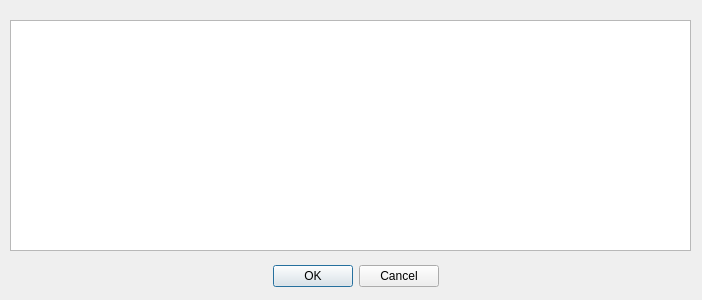
<?xml version="1.0" encoding="UTF-8"?>
<ui version="4.0">
 <class>CDlgOpenSession</class>
 <widget class="QDialog" name="CDlgOpenSession">
  <property name="geometry">
   <rect>
    <x>0</x>
    <y>0</y>
    <width>702</width>
    <height>300</height>
   </rect>
  </property>
  <property name="windowTitle">
   <string>Dialog</string>
  </property>
  <widget class="QDialogButtonBox" name="buttonBox">
   <property name="geometry">
    <rect>
     <x>10</x>
     <y>260</y>
     <width>691</width>
     <height>32</height>
    </rect>
   </property>
   <property name="orientation">
    <enum>Qt::Horizontal</enum>
   </property>
   <property name="standardButtons">
    <set>QDialogButtonBox::Cancel|QDialogButtonBox::Ok</set>
   </property>
   <property name="centerButtons">
    <bool>true</bool>
   </property>
  </widget>
  <widget class="QTreeView" name="treeView">
   <property name="geometry">
    <rect>
     <x>10</x>
     <y>20</y>
     <width>681</width>
     <height>231</height>
    </rect>
   </property>
  </widget>
 </widget>
 <resources/>
 <connections>
  <connection>
   <sender>buttonBox</sender>
   <signal>accepted()</signal>
   <receiver>CDlgOpenSession</receiver>
   <slot>accept()</slot>
   <hints>
    <hint type="sourcelabel">
     <x>248</x>
     <y>254</y>
    </hint>
    <hint type="destinationlabel">
     <x>157</x>
     <y>274</y>
    </hint>
   </hints>
  </connection>
  <connection>
   <sender>buttonBox</sender>
   <signal>rejected()</signal>
   <receiver>CDlgOpenSession</receiver>
   <slot>reject()</slot>
   <hints>
    <hint type="sourcelabel">
     <x>316</x>
     <y>260</y>
    </hint>
    <hint type="destinationlabel">
     <x>286</x>
     <y>274</y>
    </hint>
   </hints>
  </connection>
 </connections>
</ui>
